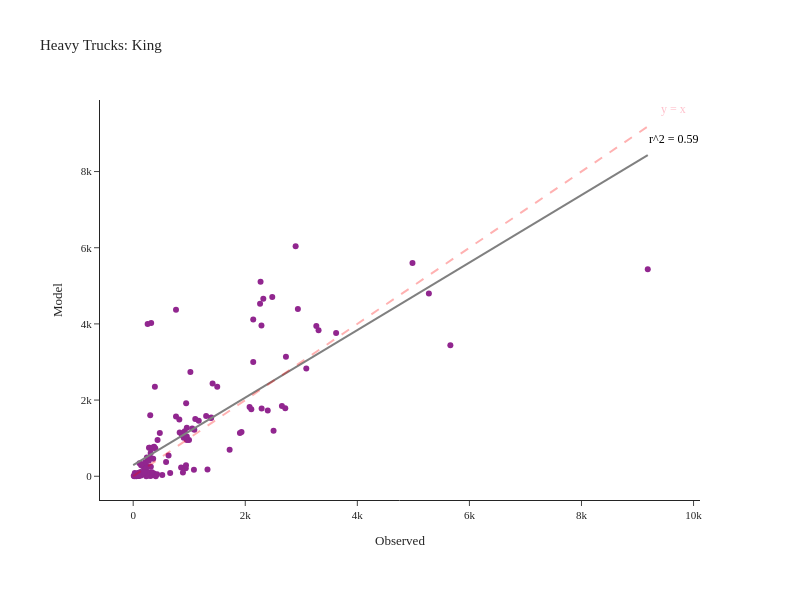

Notebook code for this chart:
### Code cell
fig = create_truck_chart(df_daily_heavy, 'Heavy', 'King')
fig.show()

### Figure 1 — Plotly figure (JSON) as saved in the notebook; plotly's stock layout.template omitted (floating-point values rounded to 4 significant figures; data arrays with more than 128 entries replaced by an {"elided": "..."} marker saying what was removed)
{"data": [{"customdata": {"elided": "132x2 str values"}, "hovertemplate": "Observed=%{x}<br>Model=%{y}<br>location=%{customdata[0]}<br>County=%{customdata[1]}<extra></extra>", "legendgroup": "", "line": {"color": "Grey", "width": 2}, "marker": {"color": "#91268F", "symbol": "circle"}, "mode": "markers", "name": "", "orientation": "v", "showlegend": false, "type": "scatter", "x": {"elided": "132 int values"}, "xaxis": "x", "y": {"elided": "132 int values"}, "yaxis": "y"}, {"hovertemplate": "Observed=%{x}<br>Model=%{y}<extra></extra>", "legendgroup": "", "line": {"color": "Grey", "dash": "solid", "width": 2}, "marker": {"symbol": "circle"}, "mode": "lines", "name": "", "orientation": "v", "showlegend": false, "type": "scatter", "x": [0.0, 92.76, 185.5, 278.3, 371.0, 463.8, 556.5, 649.3, 742.1, 834.8, 927.6, 1020.0, 1113.0, 1206.0, 1299.0, 1391.0, 1484.0, 1577.0, 1670.0, 1762.0, 1855.0, 1948.0, 2041.0, 2133.0, 2226.0, 2319.0, 2412.0, 2504.0, 2597.0, 2690.0, 2783.0, 2875.0, 2968.0, 3061.0, 3154.0, 3247.0, 3339.0, 3432.0, 3525.0, 3618.0, 3710.0, 3803.0, 3896.0, 3989.0, 4081.0, 4174.0, 4267.0, 4360.0, 4452.0, 4545.0, 4638.0, 4731.0, 4823.0, 4916.0, 5009.0, 5102.0, 5194.0, 5287.0, 5380.0, 5473.0, 5565.0, 5658.0, 5751.0, 5844.0, 5936.0, 6029.0, 6122.0, 6215.0, 6308.0, 6400.0, 6493.0, 6586.0, 6679.0, 6771.0, 6864.0, 6957.0, 7050.0, 7142.0, 7235.0, 7328.0, 7421.0, 7513.0, 7606.0, 7699.0, 7792.0, 7884.0, 7977.0, 8070.0, 8163.0, 8255.0, 8348.0, 8441.0, 8534.0, 8626.0, 8719.0, 8812.0, 8905.0, 8997.0, 9090.0, 9183.0], "xaxis": "x", "y": [292.3, 374.5, 456.7, 538.8, 621.0, 703.2, 785.4, 867.6, 949.8, 1032.0, 1114.0, 1196.0, 1279.0, 1361.0, 1443.0, 1525.0, 1607.0, 1689.0, 1772.0, 1854.0, 1936.0, 2018.0, 2100.0, 2183.0, 2265.0, 2347.0, 2429.0, 2511.0, 2594.0, 2676.0, 2758.0, 2840.0, 2922.0, 3005.0, 3087.0, 3169.0, 3251.0, 3333.0, 3415.0, 3498.0, 3580.0, 3662.0, 3744.0, 3826.0, 3909.0, 3991.0, 4073.0, 4155.0, 4237.0, 4320.0, 4402.0, 4484.0, 4566.0, 4648.0, 4731.0, 4813.0, 4895.0, 4977.0, 5059.0, 5141.0, 5224.0, 5306.0, 5388.0, 5470.0, 5552.0, 5635.0, 5717.0, 5799.0, 5881.0, 5963.0, 6046.0, 6128.0, 6210.0, 6292.0, 6374.0, 6456.0, 6539.0, 6621.0, 6703.0, 6785.0, 6867.0, 6950.0, 7032.0, 7114.0, 7196.0, 7278.0, 7361.0, 7443.0, 7525.0, 7607.0, 7689.0, 7772.0, 7854.0, 7936.0, 8018.0, 8100.0, 8182.0, 8265.0, 8347.0, 8429.0], "yaxis": "y"}], "layout": {"annotations": [{"align": "right", "font": {"color": "pink", "size": 12}, "showarrow": false, "text": "y = x", "x": 9642.0, "y": 9642.0}, {"align": "right", "font": {"color": "black", "size": 12}, "showarrow": false, "text": "r^2 = 0.59", "x": 9642.0, "y": 8850.0}], "height": 600, "legend": {"tracegroupgap": 0}, "margin": {"b": 100, "l": 100, "r": 100, "t": 100}, "shapes": [{"line": {"color": "Red", "dash": "dash", "width": 2}, "type": "line", "x0": 0, "x1": 9183, "y0": 0, "y1": 9183}], "title": {"text": "Heavy Trucks: King"}, "width": 800, "xaxis": {"anchor": "y", "domain": [0, 1], "title": {"text": "Observed"}}, "yaxis": {"anchor": "x", "domain": [0, 1], "title": {"text": "Model"}}}}
